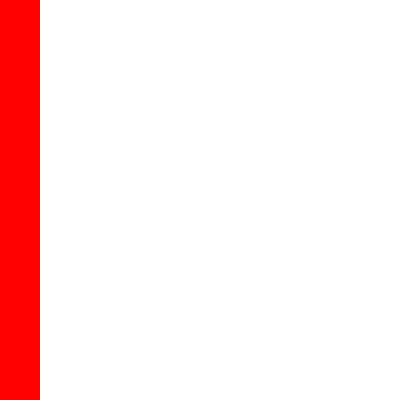
Frame 1 (no input)
Frame 60 (no input): identical to frame 1, image omitted
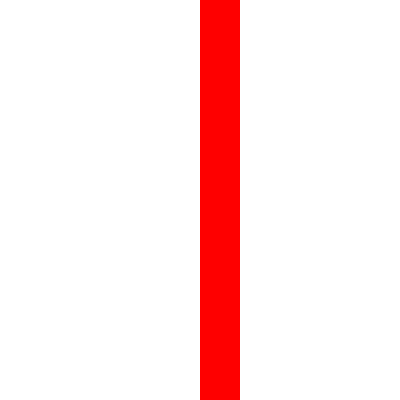
Frame 120 (the mouse pressed at the canvas centre since frame 60)

The p5.js sketch that drew these frames (run headless with seeded random() and noise() and a simulated clock; from frame 60 on, the mouse is pressed at the canvas centre):

// p5.js sketch
// ── sketch.js
function setup() {
  createCanvas(400, 400);
}

function draw() {
  background(255);

  let range = width / 10;

  noStroke();
  fill("red");
  if (mouseX < range) {
    rect(0, 0, range, height);
  } else if (mouseX < range * 2) {
    rect(range, 0, range, height);
  } else if (mouseX < range * 3) {
    rect(range * 2, 0, range, height);
  } else if (mouseX < range * 4) {
    rect(range * 3, 0, range, height);
  } else if (mouseX < range * 5) {
    rect(range * 4, 0, range, height);
  } else if (mouseX < range * 6) {
    rect(range * 5, 0, range, height);
  } else if (mouseX < range * 7) {
    rect(range * 6, 0, range, height);
  } else if (mouseX < range * 8) {
    rect(range * 7, 0, range, height);
  } else if (mouseX < range * 9) {
    rect(range * 8, 0, range, height);
  } else {
    rect(range * 9, 0, range, height);
  }
}
